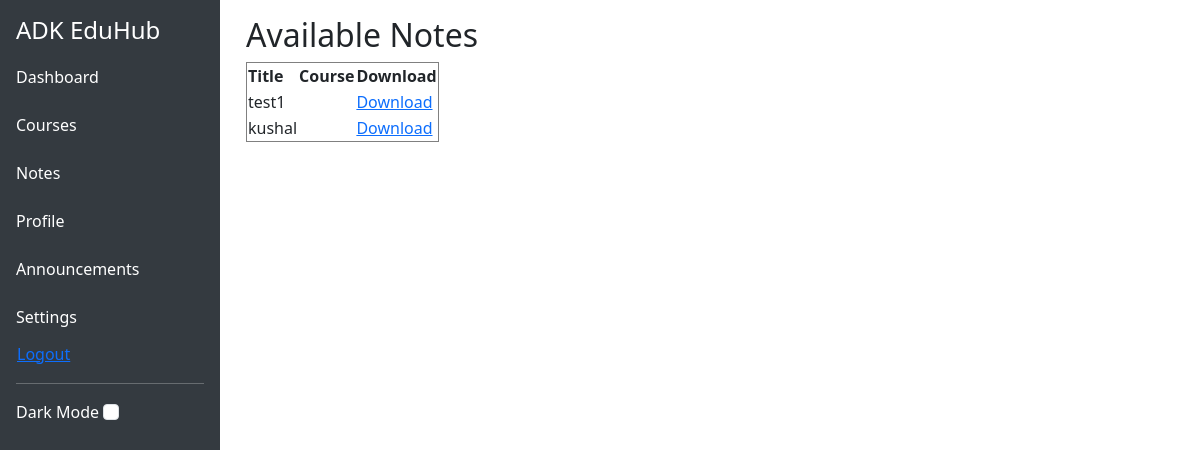
The page /notes/student/ (signed in) on the database as committed earlier.
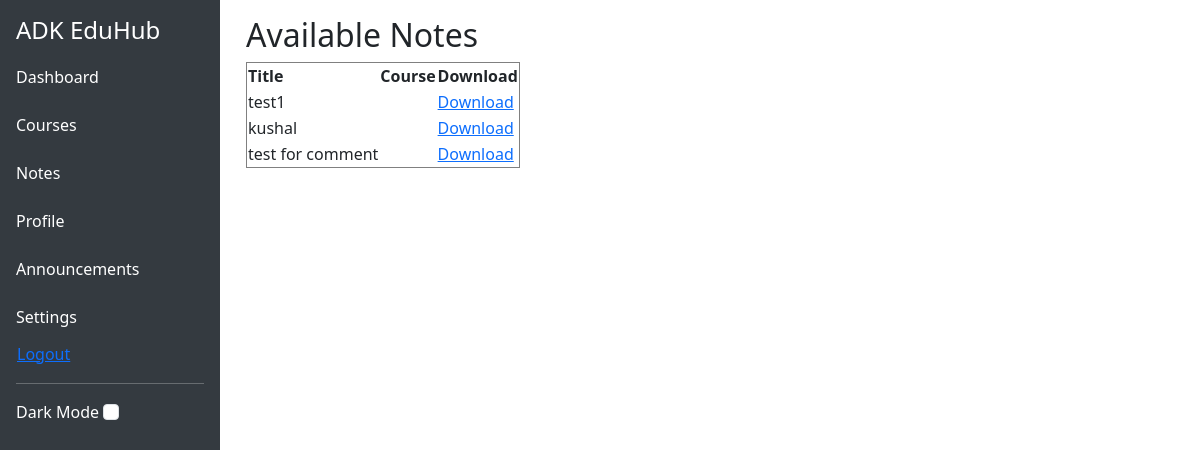
The same page on the database as committed later.
### notes/models.py (models this page shows)
class Note(models.Model):
    title = models.CharField(max_length=255)
    description = models.TextField(blank=True, null=True)
    file = models.FileField(upload_to='notes/')
    uploaded_by = models.ForeignKey(settings.AUTH_USER_MODEL, on_delete=models.CASCADE)
    uploaded_at = models.DateTimeField(auto_now_add=True)

### notes/views.py (the view)
# urls.py: path('student/', views.student_notes_list, name='student_notes_list'),
@login_required
def student_notes_list(request):
    notes = Note.objects.all()
    return render(request, 'notes/student_notes_list.html', {'notes': notes})

### notes/templates/notes/student_notes_list.html
{% extends 'core/base.html' %}
{% block content %}
<h2>Available Notes</h2>
<table border="1">
    <tr>
        <th>Title</th>
        <th>Course</th>
        <th>Download</th>
    </tr>
    {% for note in notes %}
    <tr>
        <td>{{ note.title }}</td>
        <td>{{ note.course.name }}</td>
        <td>
            {% if note.file %}
                <a href="{{ note.file.url }}" download>Download</a>
            {% else %}
                No file
            {% endif %}
        </td>
    </tr>
    {% empty %}
    <tr><td colspan="3">No notes available.</td></tr>
    {% endfor %}
</table>
{% endblock %}

Rows that differ between the two databases and show on the page:
added Note: title "test for comment"
